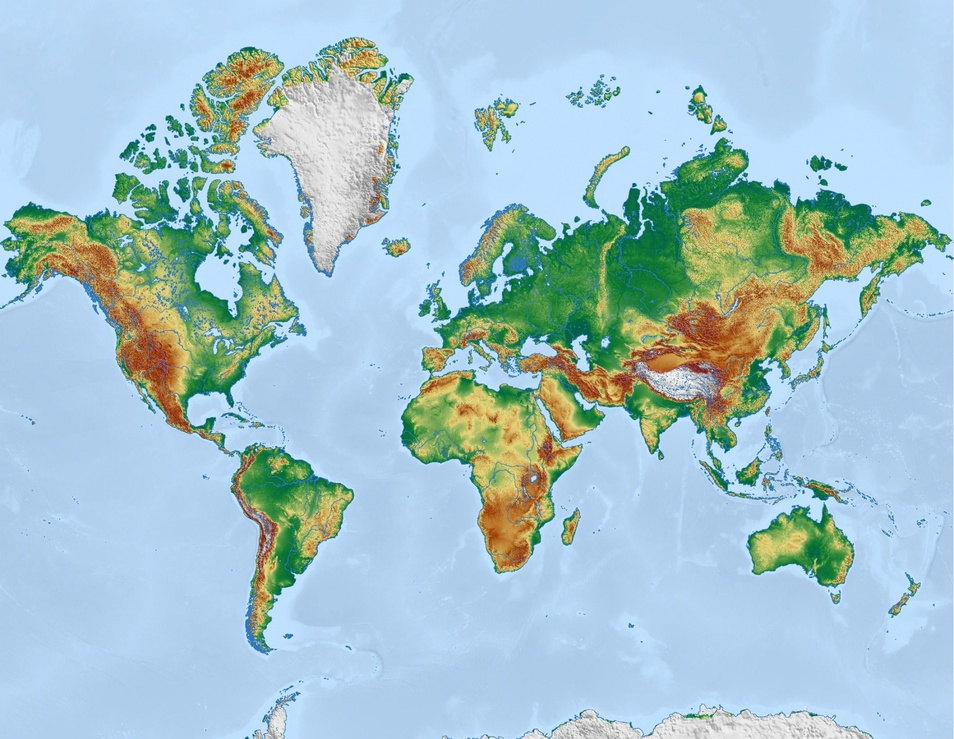
#> input picture map.jpg, 954 x 739 px, shrunk from 1920 x 1487 before the run
$ python image2pencilsketch.py
#> lines starting #> are read from the running program, lines starting #| are printed output that depends on the picture
import cv2
import matplotlib.pyplot as plt
plt.style.use('seaborn')
img = cv2.imread("map.jpg")
#> img is the input picture: shape (739, 954, 3); mean B, G, R 203.2, 194.7, 164
img = cv2.cvtColor(img,cv2.COLOR_BGR2RGB)
plt.figure(figsize=(8,8))
plt.imshow(img)
plt.axis("off")
plt.title("Original Image")
plt.show()


img_gray = cv2.cvtColor(img, cv2.COLOR_BGR2GRAY)
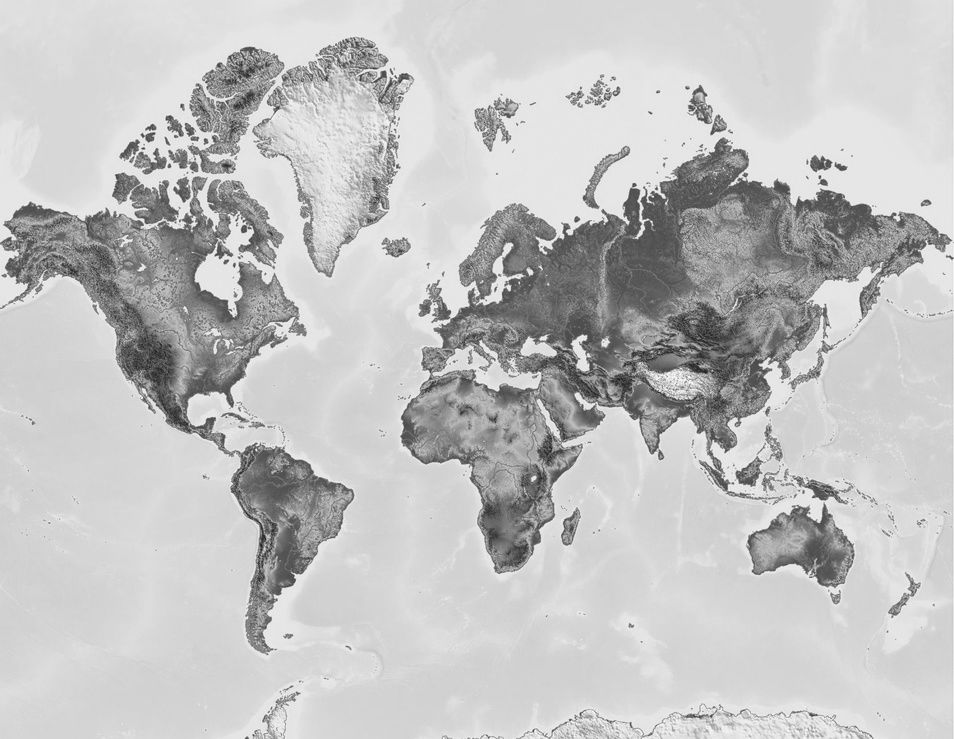
#> img_gray: shape (739, 954); min 28, max 254, mean 193.8
plt.figure(figsize=(8,8))
plt.imshow(img_gray,cmap="gray")
plt.axis("off")
plt.title("GrayScale Image")
plt.show()


img_invert = cv2.bitwise_not(img_gray)
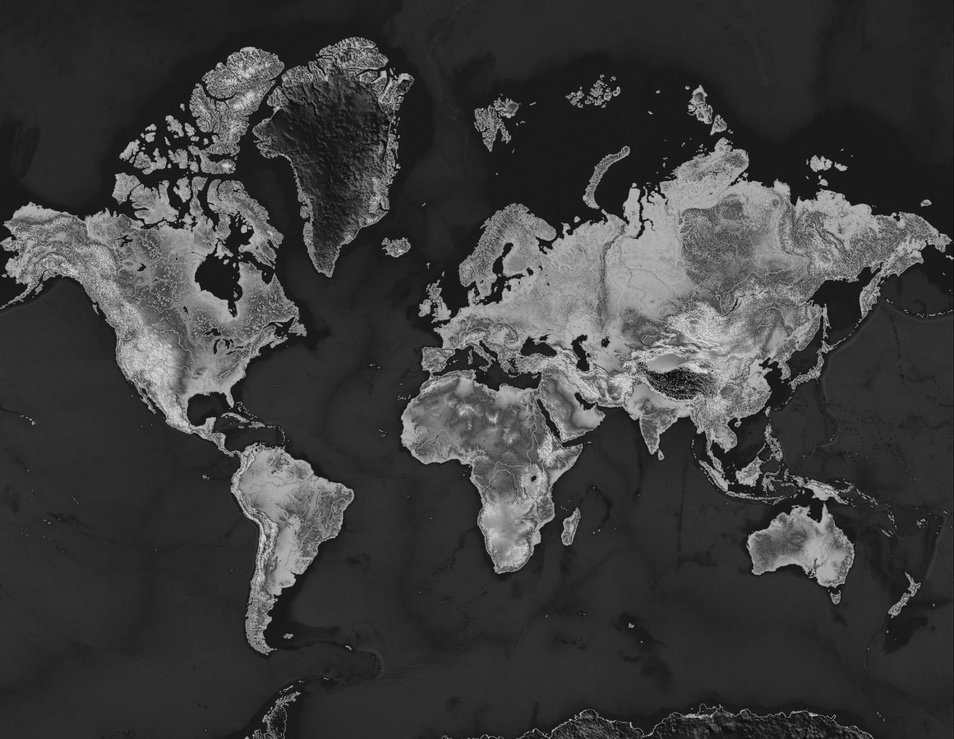
#> img_invert: shape (739, 954); min 1, max 227, mean 61.2
plt.figure(figsize=(8,8))
plt.imshow(img_invert,cmap="gray")
plt.axis("off")
plt.title("Inverted Image")
plt.show()


img_smoothing = cv2.GaussianBlur(img_invert, (21, 21),sigmaX=0, sigmaY=0)
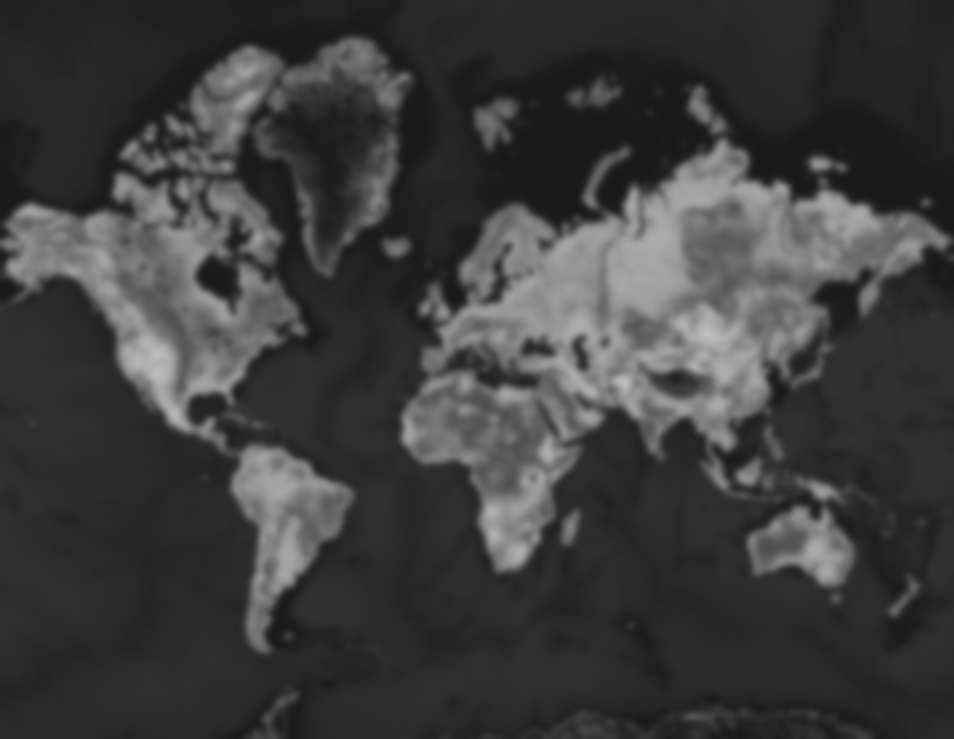
#> img_smoothing: shape (739, 954); min 25, max 189, mean 61.2
plt.figure(figsize=(8,8))
plt.imshow(img_smoothing,cmap="gray")
plt.axis("off")
plt.title("Smoothen Image")
plt.show()


final = cv2.divide(img_gray, 255 - img_smoothing, scale=255)
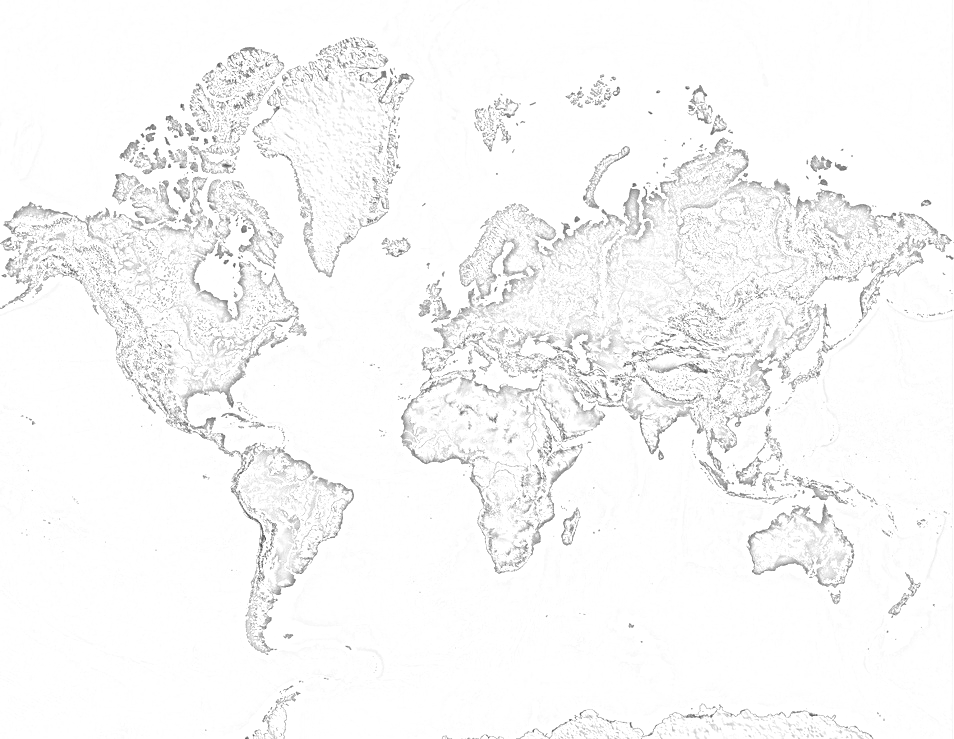
#> final: shape (739, 954); min 69, max 255, mean 247.9
plt.figure(figsize=(8,8))
plt.imshow(final,cmap="gray")
plt.axis("off")
plt.title("Final Sketch Image")
plt.show()
